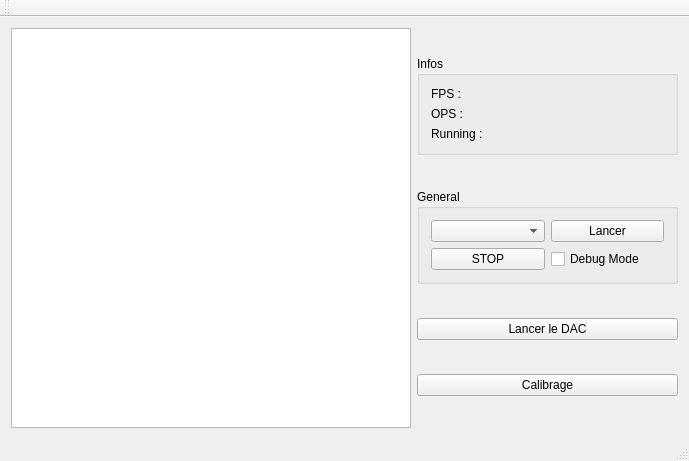
<?xml version="1.0" encoding="UTF-8"?>
<ui version="4.0">
 <class>MainWindow</class>
 <widget class="QMainWindow" name="MainWindow">
  <property name="geometry">
   <rect>
    <x>0</x>
    <y>0</y>
    <width>689</width>
    <height>458</height>
   </rect>
  </property>
  <property name="windowTitle">
   <string>MainWindow</string>
  </property>
  <widget class="QWidget" name="centralWidget">
   <layout class="QHBoxLayout" name="horizontalLayout">
    <item>
     <widget class="QGraphicsView" name="gv_Visualizer">
      <property name="sizePolicy">
       <sizepolicy hsizetype="Fixed" vsizetype="Fixed">
        <horstretch>0</horstretch>
        <verstretch>0</verstretch>
       </sizepolicy>
      </property>
      <property name="minimumSize">
       <size>
        <width>400</width>
        <height>400</height>
       </size>
      </property>
     </widget>
    </item>
    <item>
     <layout class="QVBoxLayout" name="verticalLayout">
      <item>
       <widget class="QGroupBox" name="groupBox_2">
        <property name="sizePolicy">
         <sizepolicy hsizetype="Preferred" vsizetype="Fixed">
          <horstretch>0</horstretch>
          <verstretch>0</verstretch>
         </sizepolicy>
        </property>
        <property name="title">
         <string>Infos</string>
        </property>
        <layout class="QVBoxLayout" name="verticalLayout_2">
         <item>
          <widget class="QLabel" name="lbl_fps">
           <property name="text">
            <string>FPS :</string>
           </property>
          </widget>
         </item>
         <item>
          <widget class="QLabel" name="lbl_ops">
           <property name="text">
            <string>OPS : </string>
           </property>
          </widget>
         </item>
         <item>
          <widget class="QLabel" name="lbl_running">
           <property name="sizePolicy">
            <sizepolicy hsizetype="Preferred" vsizetype="Minimum">
             <horstretch>0</horstretch>
             <verstretch>0</verstretch>
            </sizepolicy>
           </property>
           <property name="text">
            <string>Running : </string>
           </property>
          </widget>
         </item>
        </layout>
       </widget>
      </item>
      <item>
       <widget class="QGroupBox" name="groupBox">
        <property name="sizePolicy">
         <sizepolicy hsizetype="Preferred" vsizetype="Fixed">
          <horstretch>0</horstretch>
          <verstretch>0</verstretch>
         </sizepolicy>
        </property>
        <property name="title">
         <string>General</string>
        </property>
        <layout class="QGridLayout" name="gridLayout">
         <item row="0" column="1">
          <widget class="QPushButton" name="pb_launch">
           <property name="text">
            <string>Lancer</string>
           </property>
          </widget>
         </item>
         <item row="0" column="0">
          <widget class="QComboBox" name="cb_process"/>
         </item>
         <item row="1" column="0">
          <widget class="QPushButton" name="pb_stop">
           <property name="text">
            <string>STOP</string>
           </property>
          </widget>
         </item>
         <item row="1" column="1">
          <widget class="QCheckBox" name="checkBox">
           <property name="text">
            <string>Debug Mode</string>
           </property>
          </widget>
         </item>
        </layout>
       </widget>
      </item>
      <item>
       <widget class="QPushButton" name="pb_dac">
        <property name="enabled">
         <bool>true</bool>
        </property>
        <property name="toolTip">
         <string>Pas trop loin on en a encore besoin ... </string>
        </property>
        <property name="text">
         <string>Lancer le DAC</string>
        </property>
       </widget>
      </item>
      <item>
       <widget class="QPushButton" name="pb_cal">
        <property name="enabled">
         <bool>true</bool>
        </property>
        <property name="toolTip">
         <string>Pas trop loin on en a encore besoin ... </string>
        </property>
        <property name="text">
         <string>Calibrage</string>
        </property>
       </widget>
      </item>
     </layout>
    </item>
   </layout>
  </widget>
  <widget class="QToolBar" name="mainToolBar">
   <attribute name="toolBarArea">
    <enum>TopToolBarArea</enum>
   </attribute>
   <attribute name="toolBarBreak">
    <bool>false</bool>
   </attribute>
  </widget>
  <widget class="QStatusBar" name="statusBar"/>
 </widget>
 <layoutdefault spacing="6" margin="11"/>
 <resources/>
 <connections/>
</ui>
